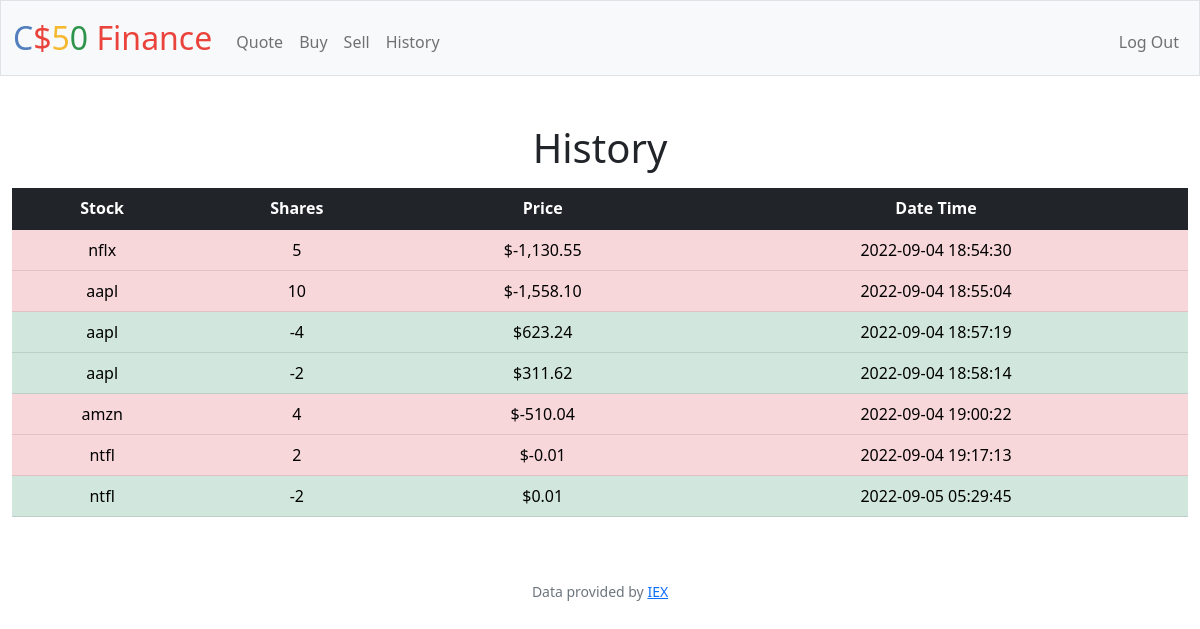
Screenshot of /history (signed in) with the database file from the repository.
### tables this page shows
CREATE TABLE transactions (id INTEGER PRIMARY KEY AUTOINCREMENT NOT NULL, user INTEGER NOT NULL, stock TEXT NOT NULL, shares INTEGER NOT NULL , price NUMERIC NOT NULL, date_time TEXT NOT NULL );

### app.py (the view)
@app.route("/history")
@login_required
def history():
    data = db.execute("SELECT * FROM transactions WHERE user = ?", session["user_id"])
    return render_template("history.html", data=data)

### app.py (called while the page is built)
@app.after_request
def after_request(response):
    response.headers["Cache-Control"] = "no-cache, no-store, must-revalidate"
    response.headers["Expires"] = 0
    response.headers["Pragma"] = "no-cache"
    return response

### helpers.py (called while the page is built)
def login_required(f):
    @wraps(f)
    def decorated_function(*args, **kwargs):
        if session.get("user_id") is None:
            return redirect("/login")
        return f(*args, **kwargs)
    return decorated_function

def usd(value):
    return f"${value:,.2f}"

### templates/history.html (shortened to what this page needs)
{% extends "layout.html" %}
{% block main %}
    <div class="mb-3">
        <h1 class="center-text"> History </h1>
    </div>
    <div class="mb-3">
        <table  class="table">
            <thead class="table-dark">
                <tr>
                    <th>Stock</th>
                    <th>Shares</th>
                    <th>Price</th>
                    <th>Date Time</th>
                </tr>
            </thead>
            <tbody>
                {% for item in data %}
                    {% if item.shares > 0 %}
                        <tr class="table-danger">
                            <td>{{ item.stock }}</td>
                            <td>{{ item.shares }}</td>
                            <td>{{ item.price | usd }}</td>
                            <td>{{ item.date_time }}</td>
                        </tr>
                    {% else %}
                        <tr class="table-success">
                            <td>{{ item.stock }}</td>
                            <td>{{ item.shares }}</td>
                            <td>{{ item.price | usd }}</td>
                            <td>{{ item.date_time }}</td>
                        </tr>
                    {% endif %}
                {% endfor %}
            </tbody>
        </table>
    </div>
{% endblock %}

### templates/layout.html (shortened to what this page needs)
<!DOCTYPE html>
<html lang="en">
    <head>
        <link href="https://cdn.jsdelivr.net/npm/bootstrap@5.1.3/dist/css/bootstrap.min.css" rel="stylesheet">
        <link href="/static/styles.css" rel="stylesheet">
    </head>
    <body>
        <nav class="bg-light border navbar navbar-expand-md navbar-light">
            <div class="container-fluid">
                <a class="navbar-brand" href="/"><span class="blue">C</span><span class="red">$</span><span class="yellow">5</span><span class="green">0</span> <span class="red">Finance</span></a>
                <div class="collapse navbar-collapse" id="navbar">
                    {% if session["user_id"] %}
                        <ul class="navbar-nav me-auto mt-2">
                            <li class="nav-item"><a class="nav-link" href="/quote">Quote</a></li>
                            <li class="nav-item"><a class="nav-link" href="/buy">Buy</a></li>
                            <li class="nav-item"><a class="nav-link" href="/sell">Sell</a></li>
                            <li class="nav-item"><a class="nav-link" href="/history">History</a></li>
                        </ul>
                        <ul class="navbar-nav ms-auto mt-2">
                            <li class="nav-item"><a class="nav-link" href="/logout">Log Out</a></li>
                        </ul>
                    {% else %}
                        <ul class="navbar-nav ms-auto mt-2">
                            <li class="nav-item"><a class="nav-link" href="/register">Register</a></li>
                            <li class="nav-item"><a class="nav-link" href="/login">Log In</a></li>
                        </ul>
                    {% endif %}
                </div>
            </div>
        </nav>
        <main class="container-fluid py-5 text-center">
            {% block main %}<h1>Welcome to CS50 Finance!</h1>{% endblock %}
        </main>
        <footer class="mb-5 small text-center text-muted">
            Data provided by <a href="https://iexcloud.io/">IEX</a>
        </footer>
    </body>
</html>

### static/styles.css (style rules this page uses)
nav .navbar-brand { font-size: xx-large; }
nav .navbar-brand .blue { color: #537fbe; }
nav .navbar-brand .red { color: #ea433b; }
nav .navbar-brand .yellow { color: #f5b82e; }
nav .navbar-brand .green { color: #2e944b; }

### rows the page displays
transactions: stock "nflx", shares "5", price "$-1,130.55", date_time "2022-09-04 18:54:30"
transactions: stock "aapl", shares "10", price "$-1,558.10", date_time "2022-09-04 18:55:04"
transactions: stock "aapl", shares "-4", price "$623.24", date_time "2022-09-04 18:57:19"
transactions: stock "aapl", shares "-2", price "$311.62", date_time "2022-09-04 18:58:14"
transactions: stock "amzn", shares "4", price "$-510.04", date_time "2022-09-04 19:00:22"
transactions: stock "ntfl", shares "2", price "$-0.01", date_time "2022-09-04 19:17:13"
transactions: stock "ntfl", shares "-2", price "$0.01", date_time "2022-09-05 05:29:45"
